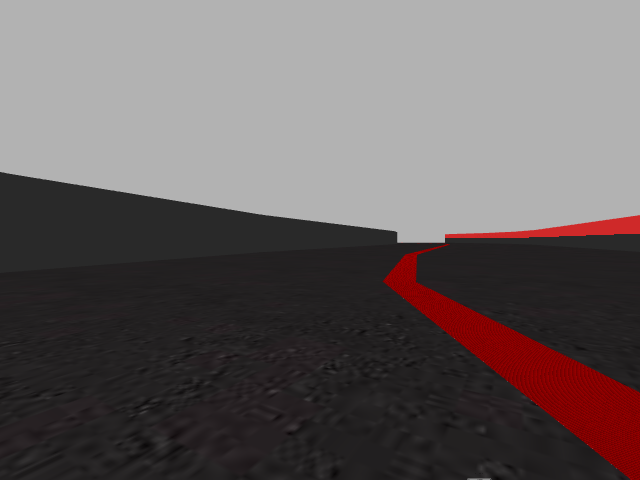
#> input picture Follow Line/Dataset/Images/1138.png, 640 x 480 px; its folder holds only this picture in this run
$ python -i analysis_regression_data.py   (imports and definitions only)
#> lines starting #> are read from the running program, lines starting #| are printed output that depends on the picture
#!/usr/bin/python
#-*- coding: utf-8 -*-

import numpy as np
import glob
import cv2


def parse_json(data):
    array_v = []
    array_w = []
    # We process json
    data_parse = data.split('}')[:-1]
    for d in data_parse:
        v = d.split('"v": ')[1]
        d_parse = d.split(', "v":')[0]
        w = d_parse.split(('"w": '))[1]
        array_v.append(float(v))
        array_w.append(float(w))

    return array_v, array_w


# [140 lines left out: functions analysis_w, analysis_v, not called in this run]


# [13 lines not run here, left out]

>>> import cv2
>>> picture = cv2.imread('Dataset/Images/1138.png', cv2.IMREAD_GRAYSCALE)
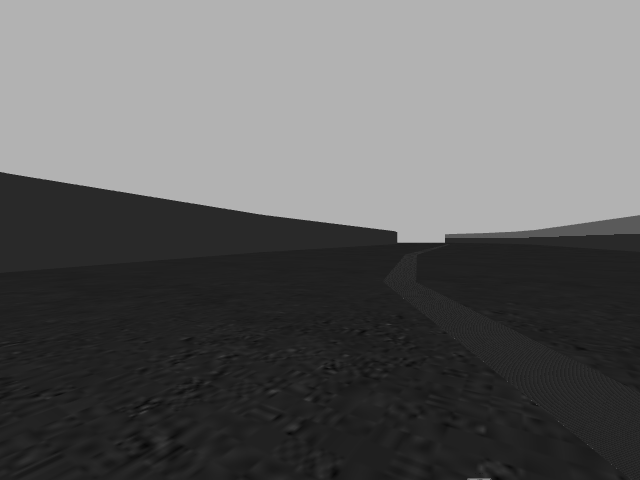
#> picture: shape (480, 640); min 6, max 178, mean 98.6
#> (the run stopped early here; a loop or call above may not have finished)

$ run again, on Follow Line/Dataset/Images/1551.png
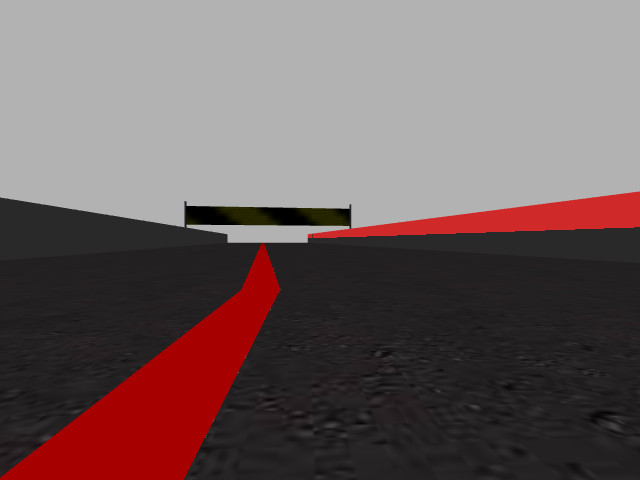
#> input picture Follow Line/Dataset/Images/1551.png, 640 x 480 px
#> `picture = cv2.imread('Dataset/Images/1138.png', cv2.IMREAD_GRAYSCALE)`:
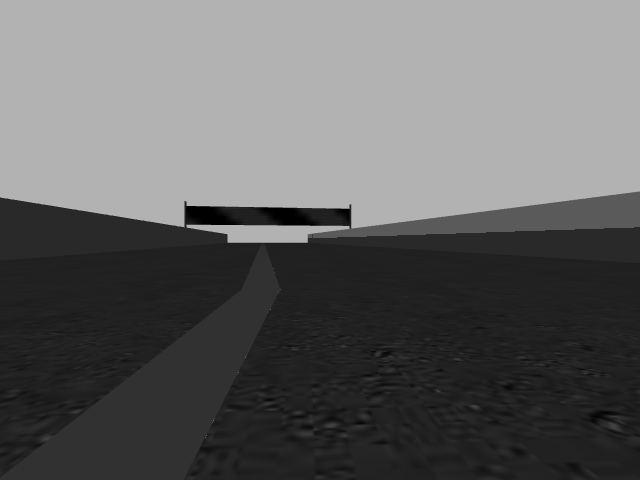
#> picture: shape (480, 640); min 0, max 178, mean 99.8

$ run again, on Follow Line/Dataset/Images/161.png
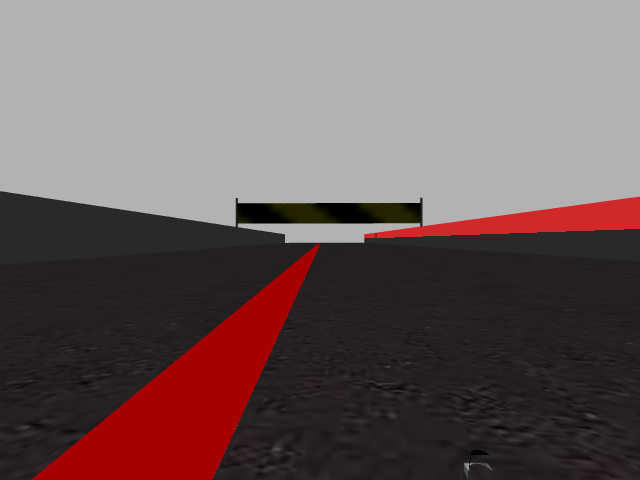
#> input picture Follow Line/Dataset/Images/161.png, 640 x 480 px
#> `picture = cv2.imread('Dataset/Images/1138.png', cv2.IMREAD_GRAYSCALE)`:
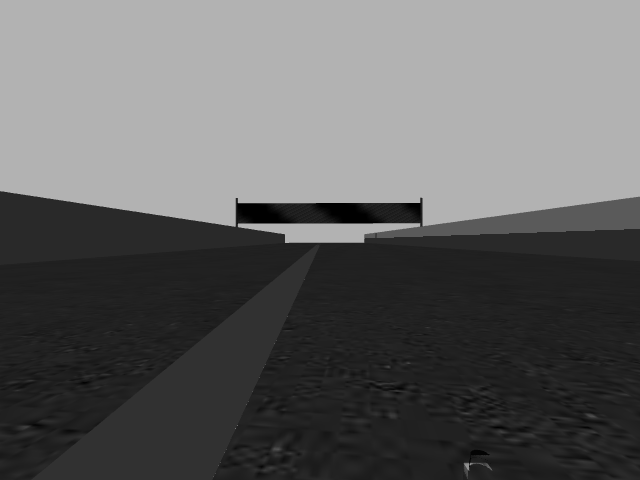
#> picture: shape (480, 640); min 0, max 178, mean 99

$ run again, on Follow Line/Dataset/Images/1883.png
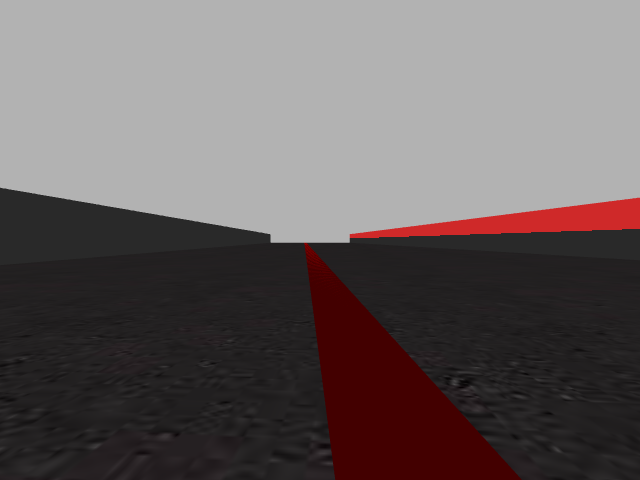
#> input picture Follow Line/Dataset/Images/1883.png, 640 x 480 px
#> `picture = cv2.imread('Dataset/Images/1138.png', cv2.IMREAD_GRAYSCALE)`:
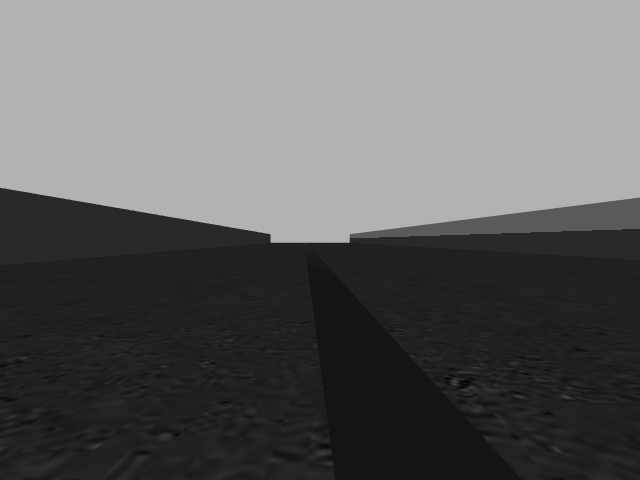
#> picture: shape (480, 640); min 3, max 178, mean 98.8
